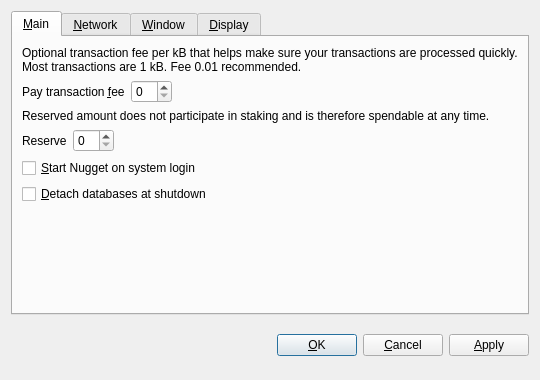
<?xml version="1.0" encoding="UTF-8"?>
<ui version="4.0">
 <class>OptionsDialog</class>
 <widget class="QDialog" name="OptionsDialog">
  <property name="geometry">
   <rect>
    <x>0</x>
    <y>0</y>
    <width>540</width>
    <height>380</height>
   </rect>
  </property>
  <property name="windowTitle">
   <string>Options</string>
  </property>
  <property name="modal">
   <bool>true</bool>
  </property>
  <layout class="QVBoxLayout" name="verticalLayout">
   <item>
    <widget class="QTabWidget" name="tabWidget">
     <property name="tabPosition">
      <enum>QTabWidget::North</enum>
     </property>
     <property name="currentIndex">
      <number>0</number>
     </property>
     <widget class="QWidget" name="tabMain">
      <attribute name="title">
       <string>&amp;Main</string>
      </attribute>
      <layout class="QVBoxLayout" name="verticalLayout_Main">
       <item>
        <widget class="QLabel" name="transactionFeeInfoLabel">
         <property name="text">
          <string>Optional transaction fee per kB that helps make sure your transactions are processed quickly. Most transactions are 1 kB. Fee 0.01 recommended.</string>
         </property>
         <property name="textFormat">
          <enum>Qt::PlainText</enum>
         </property>
         <property name="wordWrap">
          <bool>true</bool>
         </property>
        </widget>
       </item>
       <item>
        <layout class="QHBoxLayout" name="horizontalLayoutFee">
         <item>
          <widget class="QLabel" name="transactionFeeLabel">
           <property name="text">
            <string>Pay transaction &amp;fee</string>
           </property>
           <property name="textFormat">
            <enum>Qt::PlainText</enum>
           </property>
           <property name="buddy">
            <cstring>transactionFee</cstring>
           </property>
          </widget>
         </item>
         <item>
          <widget class="NuggetAmountField" name="transactionFee"/>
         </item>
         <item>
          <spacer name="horizontalSpacerFee">
           <property name="orientation">
            <enum>Qt::Horizontal</enum>
           </property>
           <property name="sizeHint" stdset="0">
            <size>
             <width>40</width>
             <height>20</height>
            </size>
           </property>
          </spacer>
         </item>
        </layout>
       </item>
       <item>
        <widget class="QLabel" name="reserveBalanceInfoLabel">
         <property name="text">
          <string>Reserved amount does not participate in staking and is therefore spendable at any time.</string>
         </property>
         <property name="textFormat">
          <enum>Qt::PlainText</enum>
         </property>
         <property name="wordWrap">
          <bool>true</bool>
         </property>
        </widget>
       </item>
       <item>
        <layout class="QHBoxLayout" name="horizontalLayoutReserveBalance">
         <item>
          <widget class="QLabel" name="reserveBalanceLabel">
           <property name="text">
            <string>Reserve</string>
           </property>
           <property name="textFormat">
            <enum>Qt::PlainText</enum>
           </property>
           <property name="buddy">
            <cstring>reserveBalance</cstring>
           </property>
          </widget>
         </item>
         <item>
          <widget class="NuggetAmountField" name="reserveBalance"/>
         </item>
         <item>
          <spacer name="horizontalSpacerReserveBalance">
           <property name="orientation">
            <enum>Qt::Horizontal</enum>
           </property>
           <property name="sizeHint" stdset="0">
            <size>
             <width>40</width>
             <height>20</height>
            </size>
           </property>
          </spacer>
         </item>
        </layout>
       </item>
       <item>
        <widget class="QCheckBox" name="nuggetAtStartup">
         <property name="toolTip">
          <string>Automatically start Nugget after logging in to the system.</string>
         </property>
         <property name="text">
          <string>&amp;Start Nugget on system login</string>
         </property>
        </widget>
       </item>
       <item>
        <widget class="QCheckBox" name="detachDatabases">
         <property name="toolTip">
          <string>Detach block and address databases at shutdown. This means they can be moved to another data directory, but it slows down shutdown. The wallet is always detached.</string>
         </property>
         <property name="text">
          <string>&amp;Detach databases at shutdown</string>
         </property>
        </widget>
       </item>
       <item>
        <spacer name="verticalSpacer_Main">
         <property name="orientation">
          <enum>Qt::Vertical</enum>
         </property>
         <property name="sizeHint" stdset="0">
          <size>
           <width>20</width>
           <height>40</height>
          </size>
         </property>
        </spacer>
       </item>
      </layout>
     </widget>
     <widget class="QWidget" name="tabNetwork">
      <attribute name="title">
       <string>&amp;Network</string>
      </attribute>
      <layout class="QVBoxLayout" name="verticalLayout_Network">
       <item>
        <widget class="QCheckBox" name="mapPortUpnp">
         <property name="toolTip">
          <string>Automatically open the Nugget client port on the router. This only works when your router supports UPnP and it is enabled.</string>
         </property>
         <property name="text">
          <string>Map port using &amp;UPnP</string>
         </property>
        </widget>
       </item>
       <item>
        <widget class="QCheckBox" name="connectSocks">
         <property name="toolTip">
          <string>Connect to the Nugget network through a SOCKS proxy (e.g. when connecting through Tor).</string>
         </property>
         <property name="text">
          <string>&amp;Connect through SOCKS proxy:</string>
         </property>
        </widget>
       </item>
       <item>
        <layout class="QHBoxLayout" name="horizontalLayout_Network">
         <item>
          <widget class="QLabel" name="proxyIpLabel">
           <property name="text">
            <string>Proxy &amp;IP:</string>
           </property>
           <property name="textFormat">
            <enum>Qt::PlainText</enum>
           </property>
           <property name="buddy">
            <cstring>proxyIp</cstring>
           </property>
          </widget>
         </item>
         <item>
          <widget class="QValidatedLineEdit" name="proxyIp">
           <property name="maximumSize">
            <size>
             <width>140</width>
             <height>16777215</height>
            </size>
           </property>
           <property name="toolTip">
            <string>IP address of the proxy (e.g. 127.0.0.1)</string>
           </property>
          </widget>
         </item>
         <item>
          <widget class="QLabel" name="proxyPortLabel">
           <property name="text">
            <string>&amp;Port:</string>
           </property>
           <property name="textFormat">
            <enum>Qt::PlainText</enum>
           </property>
           <property name="buddy">
            <cstring>proxyPort</cstring>
           </property>
          </widget>
         </item>
         <item>
          <widget class="QLineEdit" name="proxyPort">
           <property name="maximumSize">
            <size>
             <width>55</width>
             <height>16777215</height>
            </size>
           </property>
           <property name="toolTip">
            <string>Port of the proxy (e.g. 9050)</string>
           </property>
          </widget>
         </item>
         <item>
          <widget class="QLabel" name="socksVersionLabel">
           <property name="text">
            <string>SOCKS &amp;Version:</string>
           </property>
           <property name="textFormat">
            <enum>Qt::PlainText</enum>
           </property>
           <property name="buddy">
            <cstring>socksVersion</cstring>
           </property>
          </widget>
         </item>
         <item>
          <widget class="QValueComboBox" name="socksVersion">
           <property name="toolTip">
            <string>SOCKS version of the proxy (e.g. 5)</string>
           </property>
          </widget>
         </item>
         <item>
          <spacer name="horizontalSpacer_Network">
           <property name="orientation">
            <enum>Qt::Horizontal</enum>
           </property>
           <property name="sizeHint" stdset="0">
            <size>
             <width>40</width>
             <height>20</height>
            </size>
           </property>
          </spacer>
         </item>
        </layout>
       </item>
       <item>
        <spacer name="verticalSpacer_Network">
         <property name="orientation">
          <enum>Qt::Vertical</enum>
         </property>
         <property name="sizeHint" stdset="0">
          <size>
           <width>20</width>
           <height>40</height>
          </size>
         </property>
        </spacer>
       </item>
      </layout>
     </widget>
     <widget class="QWidget" name="tabWindow">
      <attribute name="title">
       <string>&amp;Window</string>
      </attribute>
      <layout class="QVBoxLayout" name="verticalLayout_Window">
       <item>
        <widget class="QCheckBox" name="minimizeToTray">
         <property name="toolTip">
          <string>Show only a tray icon after minimizing the window.</string>
         </property>
         <property name="text">
          <string>&amp;Minimize to the tray instead of the taskbar</string>
         </property>
        </widget>
       </item>
       <item>
        <widget class="QCheckBox" name="minimizeOnClose">
         <property name="toolTip">
          <string>Minimize instead of exit the application when the window is closed. When this option is enabled, the application will be closed only after selecting Quit in the menu.</string>
         </property>
         <property name="text">
          <string>M&amp;inimize on close</string>
         </property>
        </widget>
       </item>
       <item>
        <spacer name="verticalSpacer_Window">
         <property name="orientation">
          <enum>Qt::Vertical</enum>
         </property>
         <property name="sizeHint" stdset="0">
          <size>
           <width>20</width>
           <height>40</height>
          </size>
         </property>
        </spacer>
       </item>
      </layout>
     </widget>
     <widget class="QWidget" name="tabDisplay">
      <attribute name="title">
       <string>&amp;Display</string>
      </attribute>
      <layout class="QVBoxLayout" name="verticalLayout_Display">
       <item>
        <layout class="QHBoxLayout" name="horizontalLayout_1_Display">
         <item>
          <widget class="QLabel" name="langLabel">
           <property name="text">
            <string>User Interface &amp;language:</string>
           </property>
           <property name="textFormat">
            <enum>Qt::PlainText</enum>
           </property>
           <property name="buddy">
            <cstring>lang</cstring>
           </property>
          </widget>
         </item>
         <item>
          <widget class="QValueComboBox" name="lang">
           <property name="toolTip">
            <string>The user interface language can be set here. This setting will take effect after restarting Nugget.</string>
           </property>
          </widget>
         </item>
        </layout>
       </item>
       <item>
        <layout class="QHBoxLayout" name="horizontalLayout_2_Display">
         <item>
          <widget class="QLabel" name="unitLabel">
           <property name="text">
            <string>&amp;Unit to show amounts in:</string>
           </property>
           <property name="textFormat">
            <enum>Qt::PlainText</enum>
           </property>
           <property name="buddy">
            <cstring>unit</cstring>
           </property>
          </widget>
         </item>
         <item>
          <widget class="QValueComboBox" name="unit">
           <property name="toolTip">
            <string>Choose the default subdivision unit to show in the interface and when sending coins.</string>
           </property>
          </widget>
         </item>
        </layout>
       </item>
       <item>
        <widget class="QCheckBox" name="displayAddresses">
         <property name="toolTip">
          <string>Whether to show Nugget addresses in the transaction list or not.</string>
         </property>
         <property name="text">
          <string>&amp;Display addresses in transaction list</string>
         </property>
        </widget>
       </item>
       <item>
        <widget class="QCheckBox" name="coinControlFeatures">
         <property name="toolTip">
          <string>Whether to show coin control features or not.</string>
         </property>
         <property name="text">
          <string>Display coin &amp;control features (experts only!)</string>
         </property>
        </widget>
       </item>
       <item>
        <spacer name="verticalSpacer_Display">
         <property name="orientation">
          <enum>Qt::Vertical</enum>
         </property>
         <property name="sizeHint" stdset="0">
          <size>
           <width>20</width>
           <height>40</height>
          </size>
         </property>
        </spacer>
       </item>
      </layout>
     </widget>
    </widget>
   </item>
   <item>
    <layout class="QHBoxLayout" name="horizontalLayout_Buttons">
     <item>
      <spacer name="horizontalSpacer_1">
       <property name="orientation">
        <enum>Qt::Horizontal</enum>
       </property>
       <property name="sizeHint" stdset="0">
        <size>
         <width>40</width>
         <height>48</height>
        </size>
       </property>
      </spacer>
     </item>
     <item>
      <widget class="QLabel" name="statusLabel">
       <property name="font">
        <font>
         <weight>75</weight>
         <bold>true</bold>
        </font>
       </property>
       <property name="text">
        <string/>
       </property>
       <property name="textFormat">
        <enum>Qt::PlainText</enum>
       </property>
       <property name="wordWrap">
        <bool>true</bool>
       </property>
      </widget>
     </item>
     <item>
      <spacer name="horizontalSpacer_2">
       <property name="orientation">
        <enum>Qt::Horizontal</enum>
       </property>
       <property name="sizeHint" stdset="0">
        <size>
         <width>40</width>
         <height>48</height>
        </size>
       </property>
      </spacer>
     </item>
     <item>
      <widget class="QPushButton" name="okButton">
       <property name="text">
        <string>&amp;OK</string>
       </property>
      </widget>
     </item>
     <item>
      <widget class="QPushButton" name="cancelButton">
       <property name="text">
        <string>&amp;Cancel</string>
       </property>
       <property name="autoDefault">
        <bool>false</bool>
       </property>
      </widget>
     </item>
     <item>
      <widget class="QPushButton" name="applyButton">
       <property name="text">
        <string>&amp;Apply</string>
       </property>
       <property name="autoDefault">
        <bool>false</bool>
       </property>
      </widget>
     </item>
    </layout>
   </item>
  </layout>
 </widget>
 <customwidgets>
  <customwidget>
   <class>NuggetAmountField</class>
   <extends>QSpinBox</extends>
   <header>nuggetamountfield.h</header>
  </customwidget>
  <customwidget>
   <class>QValueComboBox</class>
   <extends>QComboBox</extends>
   <header>qvaluecombobox.h</header>
  </customwidget>
  <customwidget>
   <class>QValidatedLineEdit</class>
   <extends>QLineEdit</extends>
   <header>qvalidatedlineedit.h</header>
  </customwidget>
 </customwidgets>
 <resources/>
 <connections/>
</ui>
